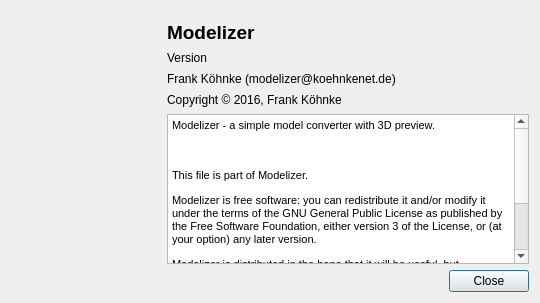
<?xml version="1.0" encoding="UTF-8"?>
<ui version="4.0">
 <class>AboutDialog</class>
 <widget class="QDialog" name="AboutDialog">
  <property name="geometry">
   <rect>
    <x>0</x>
    <y>0</y>
    <width>540</width>
    <height>303</height>
   </rect>
  </property>
  <property name="sizePolicy">
   <sizepolicy hsizetype="Fixed" vsizetype="Fixed">
    <horstretch>0</horstretch>
    <verstretch>0</verstretch>
   </sizepolicy>
  </property>
  <property name="windowTitle">
   <string>About</string>
  </property>
  <property name="modal">
   <bool>true</bool>
  </property>
  <layout class="QGridLayout" name="gridLayout">
   <item row="1" column="0">
    <widget class="QDialogButtonBox" name="buttonBox">
     <property name="orientation">
      <enum>Qt::Horizontal</enum>
     </property>
     <property name="standardButtons">
      <set>QDialogButtonBox::Close</set>
     </property>
     <property name="centerButtons">
      <bool>false</bool>
     </property>
    </widget>
   </item>
   <item row="0" column="0">
    <layout class="QHBoxLayout" name="horizontalLayout">
     <item>
      <widget class="QLabel" name="imageIcon">
       <property name="sizePolicy">
        <sizepolicy hsizetype="Fixed" vsizetype="Fixed">
         <horstretch>0</horstretch>
         <verstretch>0</verstretch>
        </sizepolicy>
       </property>
       <property name="minimumSize">
        <size>
         <width>150</width>
         <height>0</height>
        </size>
       </property>
       <property name="text">
        <string/>
       </property>
      </widget>
     </item>
     <item>
      <layout class="QVBoxLayout" name="verticalLayout">
       <property name="spacing">
        <number>7</number>
       </property>
       <item>
        <spacer name="verticalSpacer">
         <property name="orientation">
          <enum>Qt::Vertical</enum>
         </property>
         <property name="sizeHint" stdset="0">
          <size>
           <width>20</width>
           <height>5</height>
          </size>
         </property>
        </spacer>
       </item>
       <item>
        <widget class="QLabel" name="label">
         <property name="font">
          <font>
           <pointsize>14</pointsize>
           <weight>75</weight>
           <bold>true</bold>
           <kerning>true</kerning>
          </font>
         </property>
         <property name="text">
          <string>Modelizer</string>
         </property>
        </widget>
       </item>
       <item>
        <widget class="QLabel" name="lblVersion">
         <property name="text">
          <string>Version </string>
         </property>
        </widget>
       </item>
       <item>
        <widget class="QLabel" name="label_2">
         <property name="text">
          <string>Frank Köhnke (modelizer@koehnkenet.de)</string>
         </property>
        </widget>
       </item>
       <item>
        <widget class="QLabel" name="label_3">
         <property name="text">
          <string>Copyright © 2016, Frank Köhnke</string>
         </property>
        </widget>
       </item>
       <item>
        <widget class="QTextBrowser" name="textBrowser">
         <property name="maximumSize">
          <size>
           <width>16777215</width>
           <height>150</height>
          </size>
         </property>
         <property name="html">
          <string>&lt;!DOCTYPE HTML PUBLIC &quot;-//W3C//DTD HTML 4.0//EN&quot; &quot;http://www.w3.org/TR/REC-html40/strict.dtd&quot;&gt;
&lt;html&gt;&lt;head&gt;&lt;meta name=&quot;qrichtext&quot; content=&quot;1&quot; /&gt;&lt;style type=&quot;text/css&quot;&gt;
p, li { white-space: pre-wrap; }
&lt;/style&gt;&lt;/head&gt;&lt;body style=&quot; font-family:'MS Shell Dlg 2'; font-size:8.25pt; font-weight:400; font-style:normal;&quot;&gt;
&lt;p style=&quot; margin-top:12px; margin-bottom:12px; margin-left:0px; margin-right:0px; -qt-block-indent:0; text-indent:0px;&quot;&gt;&lt;span style=&quot; font-size:8pt;&quot;&gt;Modelizer - a simple model converter with 3D preview.&lt;/span&gt;&lt;/p&gt;
&lt;p style=&quot; margin-top:12px; margin-bottom:12px; margin-left:0px; margin-right:0px; -qt-block-indent:0; text-indent:0px;&quot;&gt;&lt;span style=&quot; font-size:8pt;&quot;&gt; &lt;/span&gt;&lt;/p&gt;
&lt;p style=&quot; margin-top:12px; margin-bottom:12px; margin-left:0px; margin-right:0px; -qt-block-indent:0; text-indent:0px;&quot;&gt;&lt;span style=&quot; font-size:8pt;&quot;&gt;This file is part of Modelizer.&lt;/span&gt;&lt;/p&gt;
&lt;p style=&quot; margin-top:12px; margin-bottom:12px; margin-left:0px; margin-right:0px; -qt-block-indent:0; text-indent:0px;&quot;&gt;&lt;span style=&quot; font-size:8pt;&quot;&gt;Modelizer is free software: you can redistribute it and/or modify it under the terms of the GNU General Public License as published by the Free Software Foundation, either version 3 of the License, or (at your option) any later version.&lt;/span&gt;&lt;/p&gt;
&lt;p style=&quot; margin-top:12px; margin-bottom:12px; margin-left:0px; margin-right:0px; -qt-block-indent:0; text-indent:0px;&quot;&gt;&lt;span style=&quot; font-size:8pt;&quot;&gt;Modelizer is distributed in the hope that it will be useful, but WITHOUT ANY WARRANTY; without even the implied warranty of MERCHANTABILITY or FITNESS FOR A PARTICULAR PURPOSE.  See the GNU General Public License for more details.&lt;/span&gt;&lt;/p&gt;
&lt;p style=&quot; margin-top:12px; margin-bottom:12px; margin-left:0px; margin-right:0px; -qt-block-indent:0; text-indent:0px;&quot;&gt;&lt;span style=&quot; font-size:8pt;&quot;&gt;You should have received a copy of the GNU General Public License along with Modelizer.  If not, see &lt;/span&gt;&lt;a href=&quot;http://www.gnu.org/licenses/&quot;&gt;&lt;span style=&quot; font-size:8pt; text-decoration: underline; color:#0000ff;&quot;&gt;http://www.gnu.org/licenses/&lt;/span&gt;&lt;/a&gt;&lt;span style=&quot; font-size:8pt;&quot;&gt;.&lt;/span&gt;&lt;/p&gt;&lt;/body&gt;&lt;/html&gt;</string>
         </property>
         <property name="overwriteMode">
          <bool>false</bool>
         </property>
         <property name="textInteractionFlags">
          <set>Qt::LinksAccessibleByKeyboard|Qt::LinksAccessibleByMouse</set>
         </property>
         <property name="openExternalLinks">
          <bool>true</bool>
         </property>
        </widget>
       </item>
      </layout>
     </item>
    </layout>
   </item>
  </layout>
 </widget>
 <resources/>
 <connections>
  <connection>
   <sender>buttonBox</sender>
   <signal>accepted()</signal>
   <receiver>AboutDialog</receiver>
   <slot>accept()</slot>
   <hints>
    <hint type="sourcelabel">
     <x>248</x>
     <y>254</y>
    </hint>
    <hint type="destinationlabel">
     <x>157</x>
     <y>274</y>
    </hint>
   </hints>
  </connection>
  <connection>
   <sender>buttonBox</sender>
   <signal>rejected()</signal>
   <receiver>AboutDialog</receiver>
   <slot>reject()</slot>
   <hints>
    <hint type="sourcelabel">
     <x>316</x>
     <y>260</y>
    </hint>
    <hint type="destinationlabel">
     <x>286</x>
     <y>274</y>
    </hint>
   </hints>
  </connection>
 </connections>
</ui>
